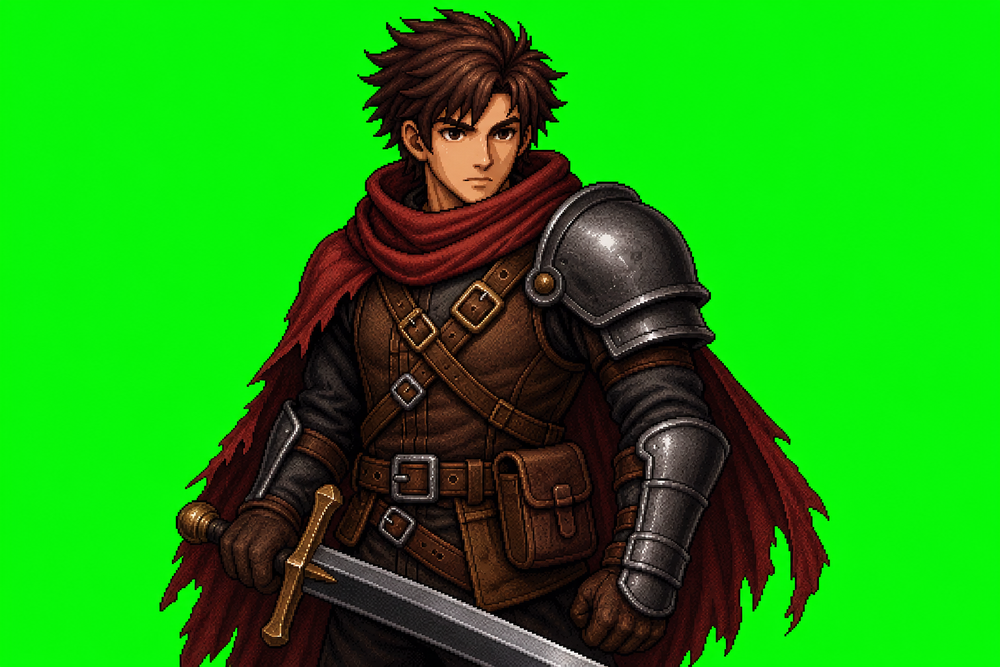
#> input picture assets/portraits/swordsman_portrait_v1_source.png, 1000 x 667 px, shrunk from 1536 x 1024 before the run
$ python build_swordsman_walk_test_atlas.py ../assets/portraits/swordsman_portrait_v1_source.png ../assets/portraits/swordsman_portrait_v1.png
#> lines starting #> are read from the running program, lines starting #| are printed output that depends on the picture
from __future__ import annotations

import argparse
from pathlib import Path

from PIL import Image


def find_components(image: Image.Image, min_area: int) -> list[tuple[int, int, int, int, int]]:
	alpha = image.getchannel("A")
	pixels = alpha.load()
	width, height = image.size
	seen: set[tuple[int, int]] = set()
	components: list[tuple[int, int, int, int, int]] = []

	for y in range(height):
		for x in range(width):
			if pixels[x, y] == 0 or (x, y) in seen:
				continue

			stack = [(x, y)]
			seen.add((x, y))
			xs: list[int] = []
			ys: list[int] = []

			while stack:
				current_x, current_y = stack.pop()
				xs.append(current_x)
				ys.append(current_y)

				for next_y in range(current_y - 1, current_y + 2):
					for next_x in range(current_x - 1, current_x + 2):
						if not (0 <= next_x < width and 0 <= next_y < height):
							continue
						if (next_x, next_y) in seen or pixels[next_x, next_y] == 0:
							continue
						seen.add((next_x, next_y))
						stack.append((next_x, next_y))

			if len(xs) >= min_area:
				components.append((len(xs), min(xs), min(ys), max(xs) + 1, max(ys) + 1))

	return components


def group_rows(components: list[tuple[int, int, int, int, int]], row_tolerance: int) -> list[list[tuple[int, int, int, int, int]]]:
	rows: list[list[tuple[int, int, int, int, int]]] = []

	for component in sorted(components, key=lambda item: (item[2], item[1])):
		_, _, top, _, _ = component
		for row in rows:
			row_top = min(item[2] for item in row)
			if abs(top - row_top) <= row_tolerance:
				row.append(component)
				break
		else:
			rows.append([component])

	for row in rows:
		row.sort(key=lambda item: item[1])

	return rows


def build_atlas(source: Path, target: Path, cell_size: int, columns: int, rows: int) -> None:
	image = Image.open(source).convert("RGBA")
	components = find_components(image, min_area=200)
	grouped_rows = group_rows(components, row_tolerance=36)

	atlas = Image.new("RGBA", (columns * cell_size, rows * cell_size), (0, 0, 0, 0))

	for row_index, row in enumerate(grouped_rows[:rows]):
		for column_index, component in enumerate(row[:columns]):
			_, left, top, right, bottom = component
			sprite = image.crop((left, top, right, bottom))
			target_x = column_index * cell_size + (cell_size - sprite.width) // 2
			target_y = row_index * cell_size + 164 - sprite.height
			atlas.alpha_composite(sprite, (target_x, target_y))

	target.parent.mkdir(parents=True, exist_ok=True)
	atlas.save(target)


def main() -> None:
	parser = argparse.ArgumentParser(description="Build a strict temporary atlas from the swordsman walk source.")
	parser.add_argument("source", type=Path)
	parser.add_argument("target", type=Path)
	parser.add_argument("--cell-size", type=int, default=192)
	parser.add_argument("--columns", type=int, default=4)
	parser.add_argument("--rows", type=int, default=7)
	args = parser.parse_args()

	build_atlas(args.source, args.target, args.cell_size, args.columns, args.rows)
#> in find_components, `alpha = image.getchannel("A")`: alpha: PIL image 1000x667 L; every value is 255
#> in build_atlas, `components = find_components(image, min_area=200)`: components = [(667000, 0, 0, 1000, 667)]
#> the loop in group_rows, `for component in sorted(components, key=lambda item: (item[2], item[1]..` made 1 pass
#> (component, top) on pass 1: ((667000, 0, 0, 1000, 667), 0)
#> after the loop in group_rows, `for component in sorted(components, key=lambda item: (item[2], item[1]..`: rows = [[(667000, 0, 0, 1000, 667)]]
#> the loop in group_rows, `for row in rows:` made 1 pass
#> in build_atlas, `atlas = Image.new("RGBA", (columns * cell_size, rows * cell_size), (0,..`: atlas: PIL image 768x1344 RGBA; every value is 0
#> the loop in build_atlas, `for row_index, row in enumerate(grouped_rows[:rows]):` made 1 pass
#> (row_index, row) on pass 1: (0, [(667000, 0, 0, 1000, 667)])
#> after the loop in build_atlas, `for row_index, row in enumerate(grouped_rows[:rows]):`:
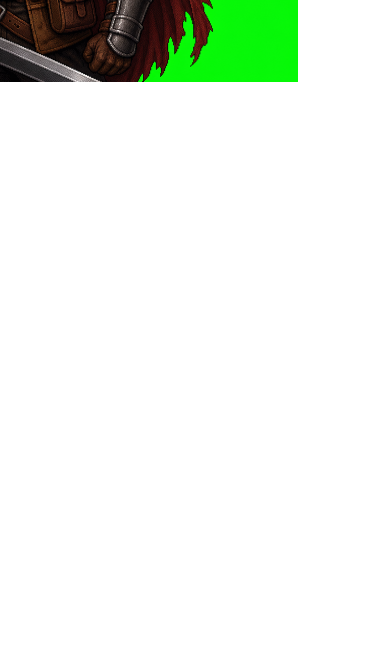
#> atlas: PIL image 768x1344 RGBA (shown at 1/2 size); mean R, G, B, A 3.2, 10.7, 1.8, 24.1; transparent parts drawn white


if __name__ == "__main__":
	main()
